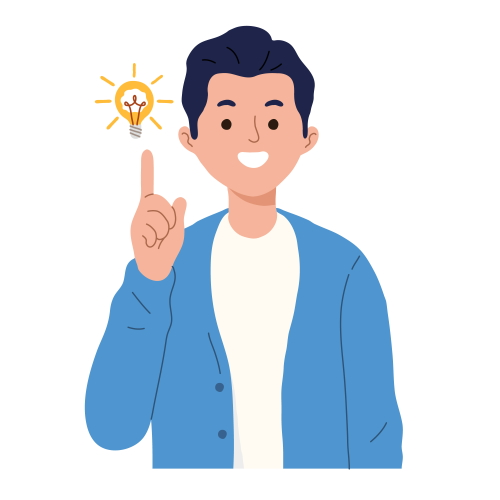
#> input picture 8_opencv-cropping/kindo.jpg, 500 x 500 px
$ python opencv_crop.py
#> lines starting #> are read from the running program, lines starting #| are printed output that depends on the picture
# Cara penggunaan, ketik perintah berikut pada terminal👇
# python opencv_crop.py

# import packages yang diperlukan
import argparse
import cv2

# Membuat parser argumen dan parsing argumen
ap = argparse.ArgumentParser()
ap.add_argument("-i", "--image", type=str, default="kindo.jpg",
	help="path to the input image")
args = vars(ap.parse_args())

# Memuat/me-load gambar dan menampilkannya ke layar
image = cv2.imread(args["image"])
#> image is the input picture: shape (500, 500, 3); mean B, G, R 231.9, 222.2, 213.3
cv2.imshow("Original", image)

# Image Cropping dengan OpenCV dilakukan melalui irisan array Numpy
# sederhana dengan urutan startY:endY, startX:endX - di sini kita memotong
# wajah dari gambar (koordinat ini ditentukan menggunakan perangkat
# lunak pengedit foto seperti Photoshop, GIMP, Paint, dll. .)
face = image[40:200, 170:320]
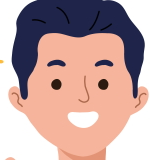
#> face: shape (160, 150, 3); mean B, G, R 162.3, 164.1, 192.9
cv2.imshow("Face", face)
cv2.waitKey(0)

# Menerapkan image cropping lain, kali ini mengekstrak gambar badan
body = image[200:550, 100:400]
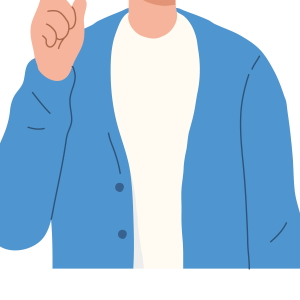
#> body: shape (300, 300, 3); mean B, G, R 220.8, 192.6, 160
cv2.imshow("Body", body)
cv2.waitKey(0)

# Referensi: pyimagesearch
